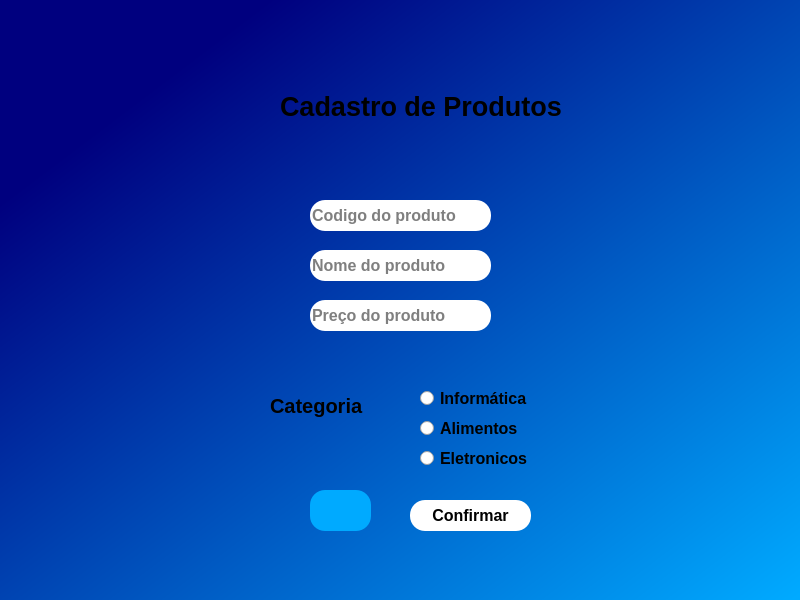
<?xml version="1.0" encoding="UTF-8"?>
<ui version="4.0">
 <class>MainWindow</class>
 <widget class="QMainWindow" name="MainWindow">
  <property name="geometry">
   <rect>
    <x>0</x>
    <y>0</y>
    <width>800</width>
    <height>600</height>
   </rect>
  </property>
  <property name="minimumSize">
   <size>
    <width>800</width>
    <height>600</height>
   </size>
  </property>
  <property name="maximumSize">
   <size>
    <width>800</width>
    <height>600</height>
   </size>
  </property>
  <property name="windowTitle">
   <string>MainWindow</string>
  </property>
  <property name="styleSheet">
   <string notr="true"/>
  </property>
  <widget class="QWidget" name="centralwidget">
   <widget class="QWidget" name="widget" native="true">
    <property name="geometry">
     <rect>
      <x>0</x>
      <y>0</y>
      <width>800</width>
      <height>600</height>
     </rect>
    </property>
    <property name="minimumSize">
     <size>
      <width>800</width>
      <height>600</height>
     </size>
    </property>
    <property name="maximumSize">
     <size>
      <width>800</width>
      <height>600</height>
     </size>
    </property>
    <property name="styleSheet">
     <string notr="true">QWidget#widget{
background-color:qlineargradient(spread:pad, x1:0, y1:0, x2:1, y2:0.989, stop:0.170455 rgba(0, 0, 127, 255), stop:1 rgba(0, 170, 255, 255))}</string>
    </property>
    <widget class="QLineEdit" name="lineEdit">
     <property name="geometry">
      <rect>
       <x>310</x>
       <y>200</y>
       <width>181</width>
       <height>31</height>
      </rect>
     </property>
     <property name="font">
      <font>
       <pointsize>12</pointsize>
       <weight>75</weight>
       <bold>true</bold>
      </font>
     </property>
     <property name="styleSheet">
      <string notr="true">background-color: rgb(255, 255, 255);
border-radius: 15px;
border-color: black;
border-width: 10px;</string>
     </property>
     <property name="placeholderText">
      <string>Codigo do produto</string>
     </property>
    </widget>
    <widget class="QLineEdit" name="lineEdit_2">
     <property name="geometry">
      <rect>
       <x>310</x>
       <y>250</y>
       <width>181</width>
       <height>31</height>
      </rect>
     </property>
     <property name="font">
      <font>
       <pointsize>12</pointsize>
       <weight>75</weight>
       <bold>true</bold>
      </font>
     </property>
     <property name="styleSheet">
      <string notr="true">background-color: rgb(255, 255, 255);
border-radius: 15px;
border-color: black;
border-width: 10px;</string>
     </property>
     <property name="placeholderText">
      <string>Nome do produto</string>
     </property>
    </widget>
    <widget class="QLabel" name="label">
     <property name="geometry">
      <rect>
       <x>280</x>
       <y>91</y>
       <width>301</width>
       <height>31</height>
      </rect>
     </property>
     <property name="font">
      <font>
       <pointsize>20</pointsize>
       <weight>75</weight>
       <bold>true</bold>
      </font>
     </property>
     <property name="text">
      <string>Cadastro de Produtos</string>
     </property>
    </widget>
    <widget class="QLabel" name="label_5">
     <property name="geometry">
      <rect>
       <x>270</x>
       <y>390</y>
       <width>101</width>
       <height>31</height>
      </rect>
     </property>
     <property name="font">
      <font>
       <pointsize>15</pointsize>
       <weight>75</weight>
       <bold>true</bold>
      </font>
     </property>
     <property name="text">
      <string>Categoria</string>
     </property>
    </widget>
    <widget class="QLineEdit" name="lineEdit_3">
     <property name="geometry">
      <rect>
       <x>310</x>
       <y>300</y>
       <width>181</width>
       <height>31</height>
      </rect>
     </property>
     <property name="font">
      <font>
       <pointsize>12</pointsize>
       <weight>75</weight>
       <bold>true</bold>
      </font>
     </property>
     <property name="styleSheet">
      <string notr="true">background-color: rgb(255, 255, 255);
border-radius: 15px;
border-color: black;
border-width: 10px;</string>
     </property>
     <property name="placeholderText">
      <string>Preço do produto</string>
     </property>
    </widget>
    <widget class="QRadioButton" name="radioButton_3">
     <property name="geometry">
      <rect>
       <x>420</x>
       <y>450</y>
       <width>111</width>
       <height>16</height>
      </rect>
     </property>
     <property name="font">
      <font>
       <pointsize>12</pointsize>
       <weight>75</weight>
       <bold>true</bold>
      </font>
     </property>
     <property name="text">
      <string>Eletronicos</string>
     </property>
    </widget>
    <widget class="QPushButton" name="pushButton">
     <property name="geometry">
      <rect>
       <x>410</x>
       <y>500</y>
       <width>121</width>
       <height>31</height>
      </rect>
     </property>
     <property name="font">
      <font>
       <pointsize>12</pointsize>
       <weight>75</weight>
       <bold>true</bold>
      </font>
     </property>
     <property name="styleSheet">
      <string notr="true">background-color: rgb(255, 255, 255);
border-radius: 15px;
border-width: 2px;
border-color: black;</string>
     </property>
     <property name="text">
      <string>Confirmar</string>
     </property>
    </widget>
    <widget class="QRadioButton" name="radioButton">
     <property name="geometry">
      <rect>
       <x>420</x>
       <y>390</y>
       <width>121</width>
       <height>16</height>
      </rect>
     </property>
     <property name="font">
      <font>
       <pointsize>12</pointsize>
       <weight>75</weight>
       <bold>true</bold>
      </font>
     </property>
     <property name="text">
      <string>Informática</string>
     </property>
    </widget>
    <widget class="QRadioButton" name="radioButton_2">
     <property name="geometry">
      <rect>
       <x>420</x>
       <y>420</y>
       <width>111</width>
       <height>16</height>
      </rect>
     </property>
     <property name="font">
      <font>
       <pointsize>12</pointsize>
       <weight>75</weight>
       <bold>true</bold>
      </font>
     </property>
     <property name="text">
      <string>Alimentos</string>
     </property>
    </widget>
    <widget class="QPushButton" name="pushButton_2">
     <property name="geometry">
      <rect>
       <x>310</x>
       <y>490</y>
       <width>61</width>
       <height>41</height>
      </rect>
     </property>
     <property name="font">
      <font>
       <pointsize>12</pointsize>
       <weight>75</weight>
       <bold>true</bold>
      </font>
     </property>
     <property name="styleSheet">
      <string notr="true">border-radius: 15px;
border-width: 2px;
background-color: rgb(0, 170, 255);
border-color: black;</string>
     </property>
     <property name="text">
      <string/>
     </property>
     <property name="icon">
      <iconset>
       <normaloff>../../../../Downloads/novo-produto.png</normaloff>../../../../Downloads/novo-produto.png</iconset>
     </property>
     <property name="iconSize">
      <size>
       <width>30</width>
       <height>30</height>
      </size>
     </property>
    </widget>
   </widget>
  </widget>
 </widget>
 <resources/>
 <connections/>
</ui>
